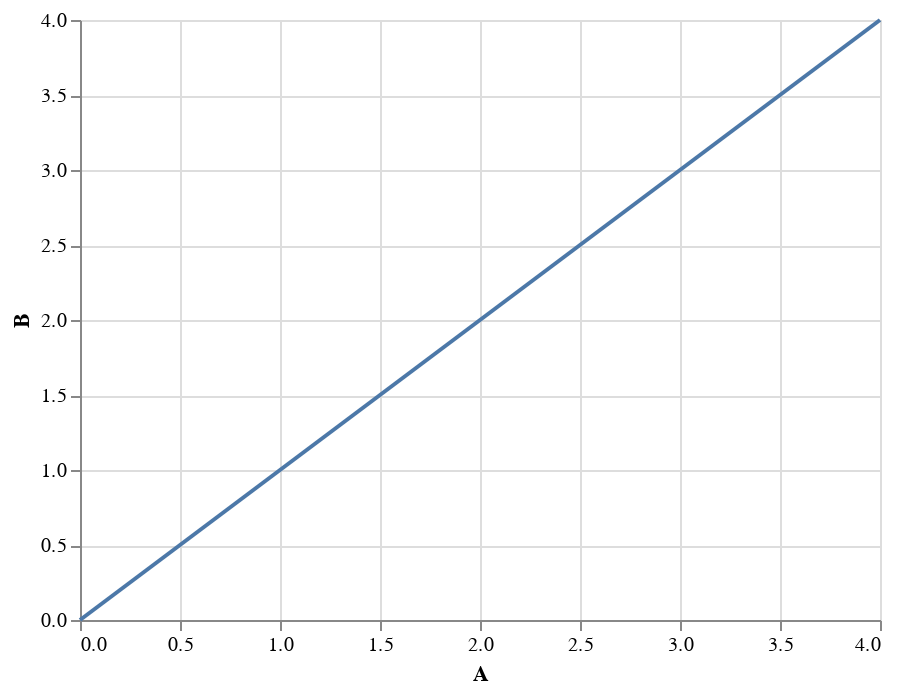

Notebook cell for this chart:
### Code cell
alt_data = pd.DataFrame({"A": [0,1,2,3,4], "B": [0,1,2,3,4]})

alt.Chart(alt_data).mark_line().encode(x = "A", y = "B")

### Figure 1 — Vega-Lite specification as saved in the notebook (floating-point values rounded to 4 significant figures)
{"config": {"view": {"continuousWidth": 400, "continuousHeight": 300}}, "data": {"name": "data-983944ca67c56c1fc7c6fb43a89af6f8"}, "mark": "line", "encoding": {"x": {"type": "quantitative", "field": "A"}, "y": {"type": "quantitative", "field": "B"}}, "$schema": "https://vega.github.io/schema/vega-lite/v4.8.1.json", "datasets": {"data-983944ca67c56c1fc7c6fb43a89af6f8": [{"A": 0, "B": 0}, {"A": 1, "B": 1}, {"A": 2, "B": 2}, {"A": 3, "B": 3}, {"A": 4, "B": 4}]}}
